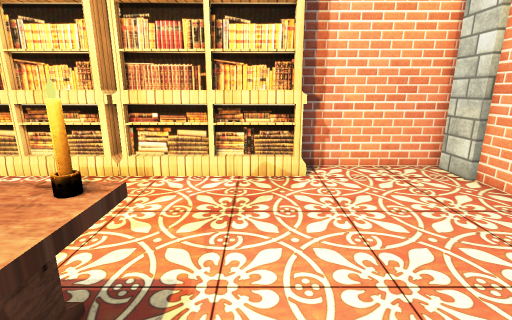
view 1 (above)

12 first-person views from a walk through a 3-D level made in the Unity game engine. The camera is 1.5 m above the floor, tilts 14° down and sees 85° across. The floor is counted in squares, 0.5 m on a side. Each view is taken from the middle of a square. On the plan, view 1 faces up. The plan holds only what a view shows up to about 20 squares ahead; the rest is blank. The player is left out. Some surface patterns are stand-ins.

view 2
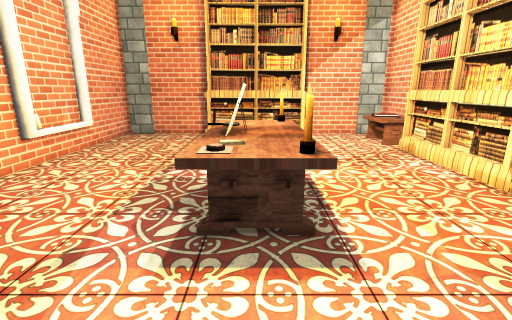

view 3
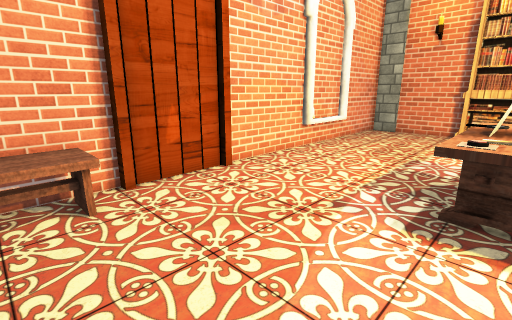

view 4
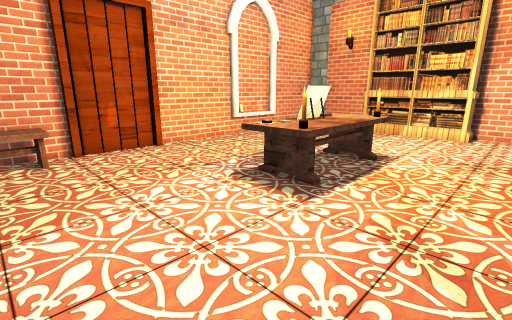

view 5
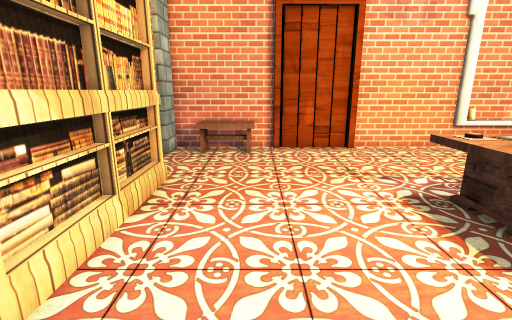

view 6
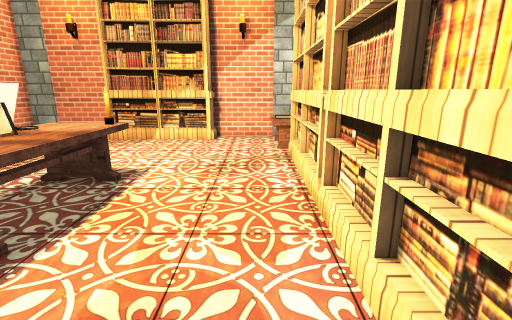

view 7
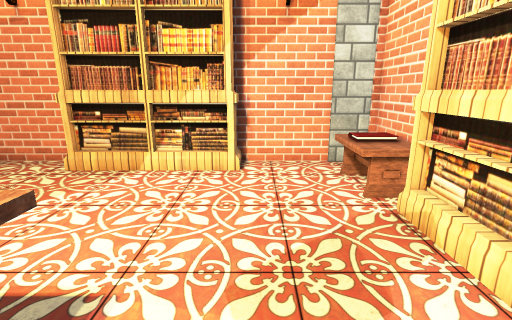

view 8
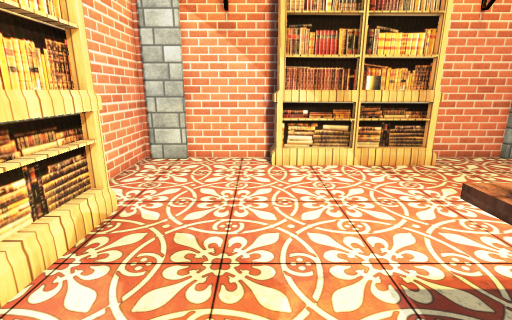

view 9
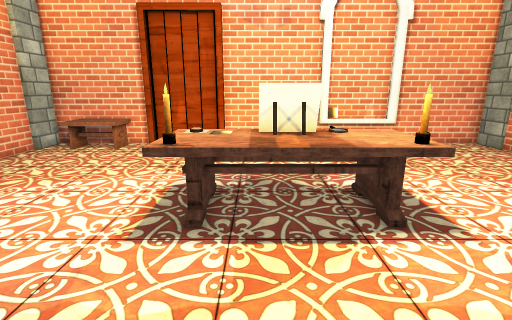

view 10
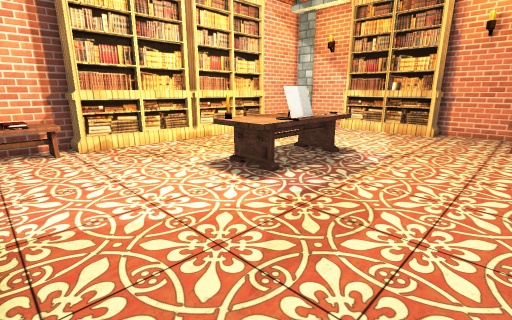

view 11
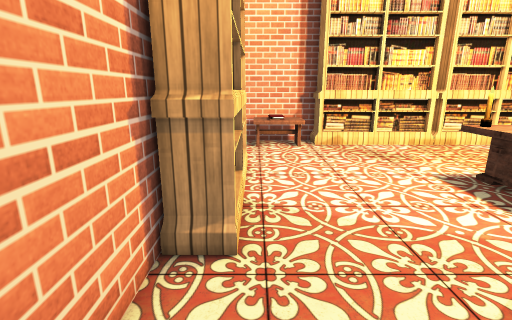

view 12
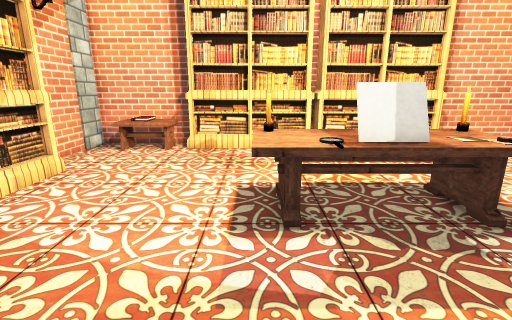

### Floor plan
Key: @ floor where view 1 was taken; # wall or solid block; . floor; ^ raised ledge; B bookshelf; C candle; H chair; K books; O other object.
Columns run from 17 left of view 1 to 8 right of it. Each row starts with its distance up from view 1.
 11 ######B     #      ######
 10 #.HKKHBBBBBB########....#
  9 #.HKHH..................#
  8 #.......................#
  7 #....................... #
  6 #....................... #
  5 #BB....................BB#
  4  BB....................B
  3  BB......C^^^^^C.......B
  2  BB......^^^^^^^.......B
  1  BB......^^O##OO.......B
  0  BB........   ...@.....B
 -1 #BB....................BB#
 -2 #....................... #
 -3 #....................... #
 -4 #.......................#
 -5 #...................HHHH#
 -6 #.................. HHHH#
 -7 #########################

Positions as (right, up) in squares from view 1, and headings:
1: (0, 0), facing up
2: (3, 2), facing left
3: (5, 2), facing down-left
4: (5, 8), facing down-left
5: (3, 8), facing down
6: (2, 8), facing left
7: (-5, 6), facing left
8: (-5, 6), facing right
9: (-4, 9), facing down
10: (-15, -6), facing up-right
11: (-15, -6), facing up
12: (-8, -5), facing up
